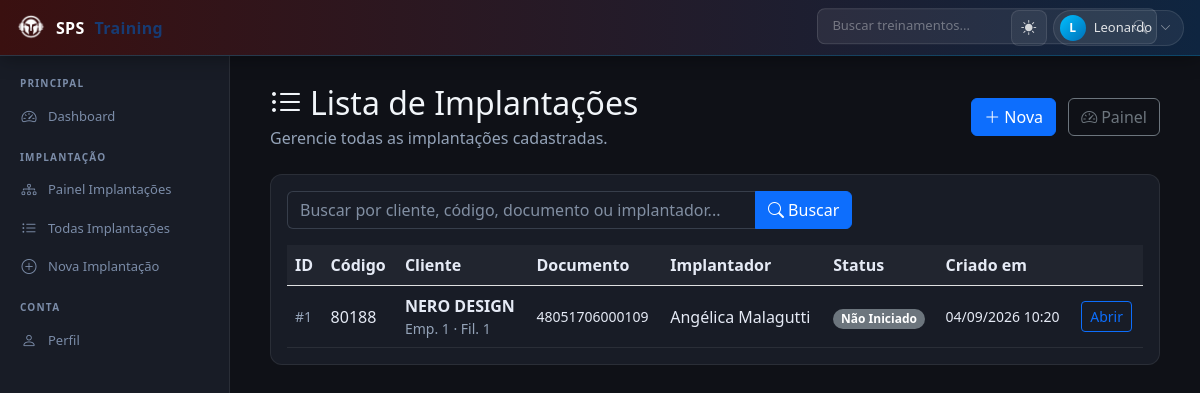
Page /implantacao/lista/ (signed in) on the earlier database version.
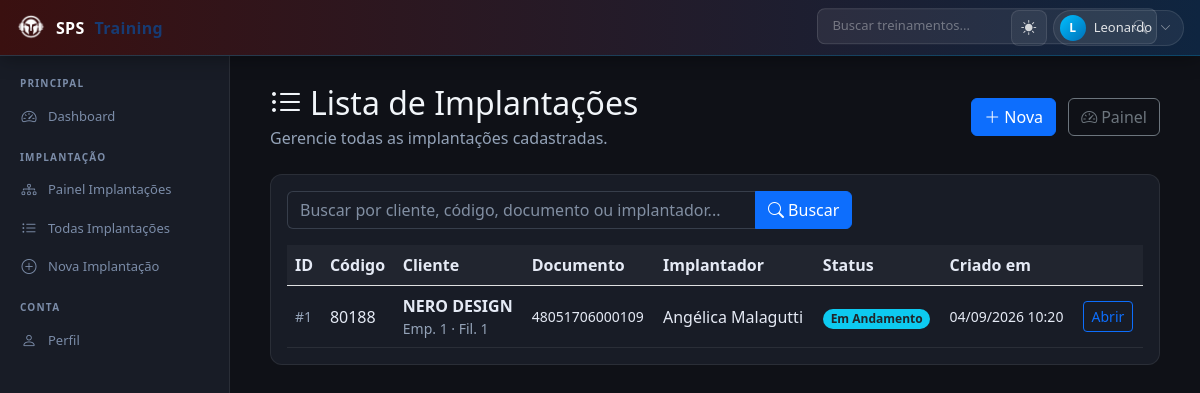
Same page on the later database version.
### implantacao/models/implantacao.py (models this page shows, shortened)
class Implantacao(models.Model):
    empresa = models.IntegerField(default=0)
    filial = models.IntegerField(default=0)
    codigo_cliente = models.CharField(max_length=50)
    cliente = models.CharField(max_length=120)
    documento_cliente = models.CharField(max_length=30)
    implantador = models.CharField(max_length=120, blank=True, default='')
    data_implantacao = models.DateField(
        null=True,
        blank=True,
    )
    prazo_implementacao = models.DateField(
        null=True,
        blank=True,
    )
    status = models.CharField(
        max_length=30,
        choices=StatusImplantacao.choices,
        default=StatusImplantacao.NAO_INICIADO,
    )
    observacoes = models.TextField(blank=True)
    criado_em = models.DateTimeField(auto_now_add=True)
    atualizado_em = models.DateTimeField(auto_now=True)
    class Meta:
        db_table = 'implantacoes'
        ordering = ['-criado_em']

### implantacao/views.py (the view, shortened to what this page needs)
# urls.py: path('lista/', views.ImplantacaoListView.as_view(), name='implantacao_list'),
@method_decorator(login_required, name='dispatch')
class ImplantacaoListView(ListView):
    template_name = 'pages/implantacao_list.html'
    context_object_name = 'object_list'
    paginate_by = 25
    def get_queryset(self):
        qs = Implantacao.objects.select_related('movidesk').order_by('-criado_em')
        q = self.request.GET.get('q', '').strip()
        return qs
    def get_context_data(self, **kwargs):
        ctx = super().get_context_data(**kwargs)
        ctx['query'] = self.request.GET.get('q', '').strip()
        return ctx

### templates/pages/implantacao_list.html (shortened to what this page needs)
{% extends 'base.html' %}
{% block content %}
<div class="container-fluid">
    <div class="row mb-4 align-items-center">
        <div class="col-md-8">
            <h2 class="mb-1"><i class="bi bi-list-ul me-2"></i>Lista de Implantações</h2>
            <p class="text-muted mb-0">Gerencie todas as implantações cadastradas.</p>
        </div>
        <div class="col-md-4 text-md-end">
            <a href="{% url 'implantacao:implantacao_nova' %}" class="btn btn-primary me-2">
                <i class="bi bi-plus-lg me-1"></i>Nova
            </a>
            <a href="{% url 'implantacao:dashboard' %}" class="btn btn-outline-secondary">
                <i class="bi bi-speedometer2 me-1"></i>Painel
            </a>
        </div>
    </div>
    <div class="card">
        <div class="card-body">
            <form method="get" class="row g-3 mb-3">
                <div class="col-md-8">
                    <div class="input-group">
                        <input type="text" name="q" class="form-control"
                               placeholder="Buscar por cliente, código, documento ou implantador..."
                               value="{{ query }}">
                        <button class="btn btn-primary" type="submit">
                            <i class="bi bi-search me-1"></i>Buscar
                        </button>
                    </div>
                </div>
            </form>
            <div class="table-responsive">
                <table class="table table-hover align-middle mb-0">
                    <thead class="table-light">
                        <tr>
                            <th>ID</th>
                            <th>Código</th>
                            <th>Cliente</th>
                            <th>Documento</th>
                            <th>Implantador</th>
                            <th>Status</th>
                            <th>Criado em</th>
                            <th></th>
                        </tr>
                    </thead>
                    <tbody>
                        {% for imp in object_list %}
                        <tr>
                            <td class="small text-muted">#{{ imp.id }}</td>
                            <td>{{ imp.codigo_cliente }}</td>
                            <td>
                                <div class="fw-semibold">{{ imp.cliente }}</div>
                                {% if imp.empresa or imp.filial %}
                                <div class="small text-muted">Emp. {{ imp.empresa }} · Fil. {{ imp.filial }}</div>
                                {% endif %}
                            </td>
                            <td class="small">{{ imp.documento_cliente }}</td>
                            <td>{{ imp.implantador|default:"—" }}</td>
                            <td>
                                {% with s=imp.status %}
                                <span class="badge rounded-pill
                                    {% if s == 'nao_iniciado' %}bg-secondary{% elif s == 'em_andamento' %}bg-info text-dark{% elif s == 'finalizado' %}bg-success{% else %}bg-danger{% endif %}">
                                    {{ imp.get_status_display }}
                                </span>
                                {% endwith %}
                            </td>
                            <td class="small">{{ imp.criado_em|date:"d/m/Y H:i" }}</td>
                            <td>
                                <a href="{% url 'implantacao:implantacao_detail' imp.pk %}" class="btn btn-sm btn-outline-primary">
                                    Abrir
                                </a>
                            </td>
                        </tr>
                        {% endfor %}
                    </tbody>
                </table>
            </div>
        </div>
    </div>
</div>
{% endblock %}

Differences in the rows shown:
changed Implantacao "NERO DESIGN": status "Não Iniciado" → "Em Andamento"
